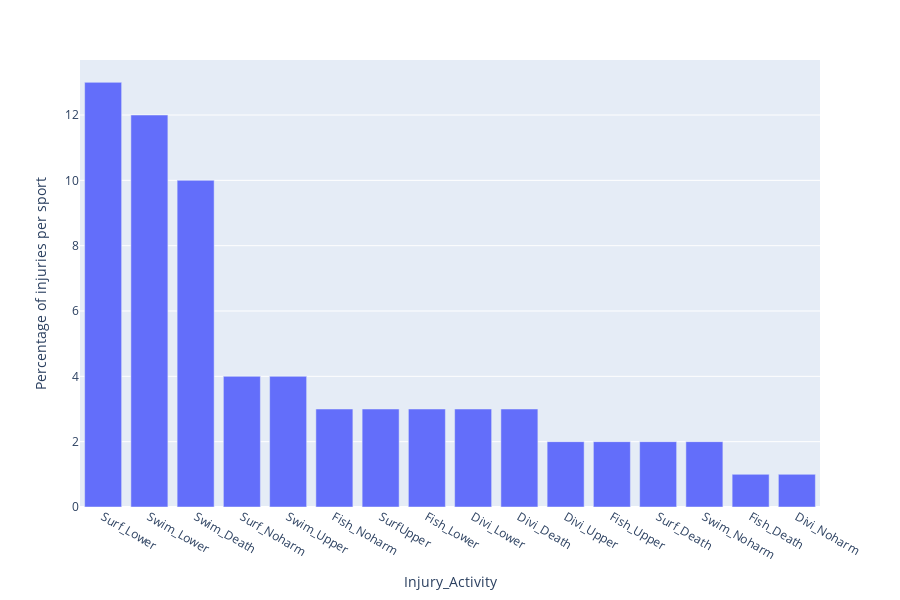

This figure's notebook cell:
### Code cell
fig3 = px.bar(toplot, x='Injury_Activity', y='Counts',
             labels={'Counts':'Percentage of injuries per sport'}, height=600)
fig3.show()

### Figure 1 — Plotly figure (JSON) as saved in the notebook; plotly's stock layout.template omitted (floating-point values rounded to 4 significant figures)
{"data": [{"alignmentgroup": "True", "hovertemplate": "Injury_Activity=%{x}<br>Percentage of injuries per sport=%{y}<extra></extra>", "legendgroup": "", "marker": {"color": "#636efa"}, "name": "", "offsetgroup": "", "orientation": "v", "showlegend": false, "textposition": "auto", "type": "bar", "x": ["Surf_Lower", "Swim_Lower", "Swim_Death", "Surf_Noharm", "Swim_Upper", "Fish_Noharm", "SurfUpper", "Fish_Lower", "Divi_Lower", "Divi_Death", "Divi_Upper", "Fish_Upper", "Surf_Death", "Swim_Noharm", "Fish_Death", "Divi_Noharm"], "xaxis": "x", "y": [13, 12, 10, 4, 4, 3, 3, 3, 3, 3, 2, 2, 2, 2, 1, 1], "yaxis": "y"}], "layout": {"barmode": "relative", "height": 600, "legend": {"tracegroupgap": 0}, "margin": {"t": 60}, "xaxis": {"anchor": "y", "domain": [0, 1], "title": {"text": "Injury_Activity"}}, "yaxis": {"anchor": "x", "domain": [0, 1], "title": {"text": "Percentage of injuries per sport"}}}}
